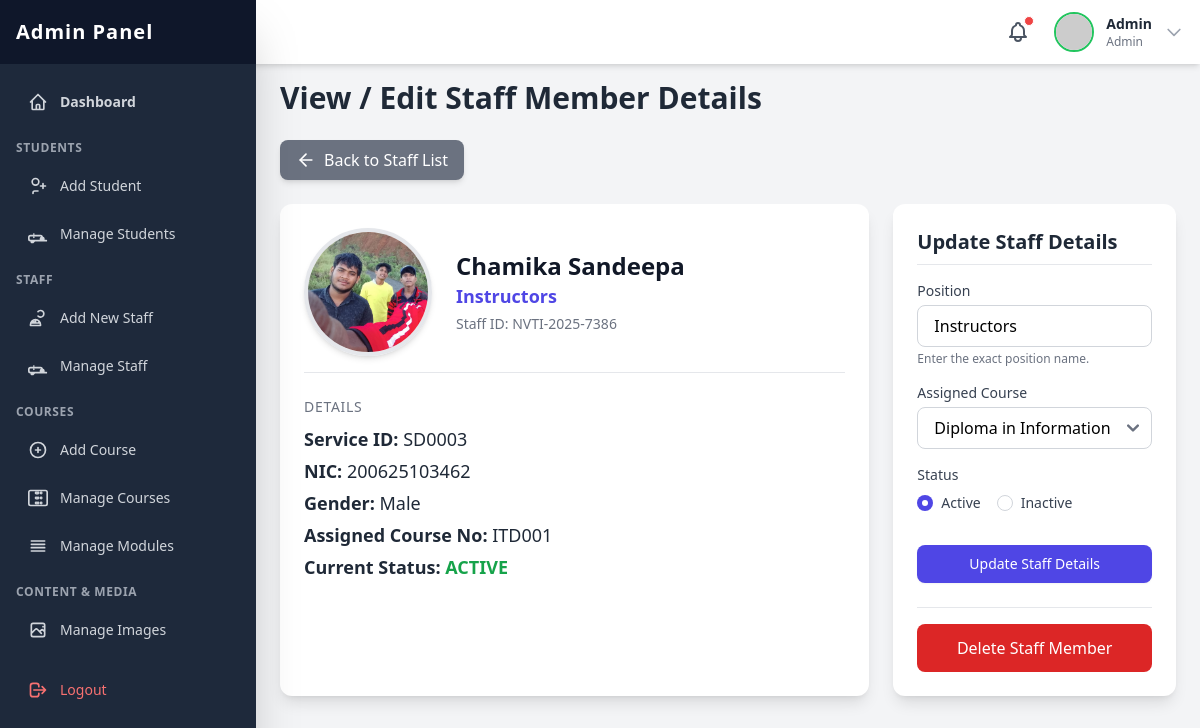
/admin/pages/view_staff_details.php?staff_id=NVTI-2025-7386 (signed in), run on the app's committed database.
### tables this page shows
CREATE TABLE `staff` (
  `id` int(11) NOT NULL,
  `staff_id` varchar(20) NOT NULL,
  `service_id` varchar(20) NOT NULL,
  `first_name` varchar(50) NOT NULL,
  `last_name` varchar(50) NOT NULL,
  `nic` varchar(15) NOT NULL,
  `gender` varchar(10) NOT NULL,
  `password` varchar(255) NOT NULL,
  `position` varchar(100) NOT NULL,
  `course_no` varchar(20) DEFAULT NULL,
  `profile_photo` varchar(255) DEFAULT NULL,
  `status` enum('active','inactive') NOT NULL DEFAULT 'active'
);

### admin/pages/view_staff_details.php (the view, shortened to what the rows shown need)
<?php
include_once('../include/header.php');
include_once('../../include/connection.php');
$staff_id_to_view = trim($_GET['staff_id']);
$query = "SELECT * FROM staff WHERE staff_id = ?";
$stmt = $con->prepare($query);
$stmt->bind_param("s", $staff_id_to_view);
$stmt->execute();
$result = $stmt->get_result();
if ($result->num_rows == 1) {
    $staff = $result->fetch_assoc();
    $photo_url = "https://placehold.co/150x150/a0aec0/ffffff?text=" . substr($staff['first_name'], 0, 1);
    if (!empty($staff['profile_photo']) && file_exists('../../uploads/profile_photos/' . $staff['profile_photo'])) {
        $photo_url = '../../uploads/profile_photos/' . $staff['profile_photo'];
    }
} else {
    echo "<div class='p-6'><p class='text-red-500'>Error: No staff member found with ID: " . htmlspecialchars($staff_id_to_view) . "</p></div>";
    $stmt->close();
    $con->close();
    include_once('../include/footer.php');
    exit();
}
?>
<h2 class="text-3xl font-bold text-gray-800 mb-6">View / Edit Staff Member Details</h2>
<div class="grid grid-cols-1 lg:grid-cols-3 gap-6">
    <div class="lg:col-span-2 bg-white p-6 rounded-xl shadow-lg">
        <div class="flex flex-col sm:flex-row items-center border-b pb-4 mb-6 gap-6">
            <img
                src="<?php echo $photo_url; ?>"
                alt="<?php echo htmlspecialchars($staff['first_name'] . ' ' . $staff['last_name']); ?>"
                class="w-32 h-32 rounded-full object-cover shadow-md flex-shrink-0 border-4 border-gray-200"
            >
            <div>
                <h3 class="text-2xl font-bold text-gray-900"><?php echo htmlspecialchars($staff['first_name'] . ' ' . $staff['last_name']); ?></h3>
                <p class="text-lg text-indigo-600 font-semibold"><?php echo htmlspecialchars($staff['position']); ?></p>
                <p class="text-sm text-gray-500 mt-1">Staff ID: <?php echo htmlspecialchars($staff['staff_id']); ?></p>
            </div>
        </div>
        <div class="space-y-4">
            <div>
                <div class="mt-2 text-lg text-gray-800 space-y-1">
                    <p><strong>Service ID:</strong> <?php echo htmlspecialchars($staff['service_id']); ?></p>
                    <p><strong>NIC:</strong> <?php echo htmlspecialchars($staff['nic']); ?></p>
                    <p><strong>Gender:</strong> <?php echo htmlspecialchars($staff['gender']); ?></p>
                     <?php if(!empty($staff['course_no'])): ?>
                     <p><strong>Assigned Course No:</strong> <?php echo htmlspecialchars($staff['course_no']); ?></p>
                     <?php endif; ?>
                     <p><strong>Current Status:</strong>
                        <?php if ($staff['status'] == 'active'): ?>
                            <span class="font-semibold text-green-600">ACTIVE</span>
                        <?php else: ?>
                            <span class="font-semibold text-red-600">INACTIVE</span>
                        <?php endif; ?>
                     </p>
                </div>
            </div>
        </div>
    </div>
    <div class="lg:col-span-1">
        <div class="bg-white p-6 rounded-xl shadow-lg sticky top-28">
            <form action="../lib/staff_action_handler.php" method="POST" class="space-y-4">
                <div>
                    <label for="position" class="block text-sm font-medium text-gray-700 mb-1">Position</label>
                    <input type="text" id="position" name="position" required
                           value="<?php echo htmlspecialchars($staff['position']); ?>"
                           class="w-full px-4 py-2 border border-gray-300 rounded-lg focus:outline-none focus:ring-2 focus:ring-indigo-500"
                           placeholder="e.g., Instructors, Clerk">
                     <p class="text-xs text-gray-500 mt-1">Enter the exact position name.</p>
                </div>
                <div>
                    <div class="flex items-center space-x-4">
                        <div class="flex items-center">
                            <input id="status_active" name="status" type="radio" value="active" <?php echo ($staff['status'] == 'active') ? 'checked' : ''; ?>
                                   class="h-4 w-4 text-indigo-600 border-gray-300 focus:ring-indigo-500">
                            <label for="status_active" class="ml-2 text-sm font-medium text-gray-700">Active</label>
                        </div>
                        <div class="flex items-center">
                            <input id="status_inactive" name="status" type="radio" value="inactive" <?php echo ($staff['status'] == 'inactive') ? 'checked' : ''; ?>
                                   class="h-4 w-4 text-indigo-600 border-gray-300 focus:ring-indigo-500">
                            <label for="status_inactive" class="ml-2 text-sm font-medium text-gray-700">Inactive</label>
                        </div>
                    </div>
                </div>
            </form>
        </div>
    </div>
</div>
<?php
include_once('../include/footer.php');
?>

### admin/include/header.php (shortened to what the rows shown need)
<?php
$admin_username = isset($_SESSION['admin_username']) ? $_SESSION['admin_username'] : null;
$admin_display_name = 'User';
$admin_display_type = 'Guest';
if ($admin_username) {
    include_once __DIR__ . '/../../include/connection.php';
    if (isset($con)) {
        $query_admin = "SELECT username, type FROM admin WHERE username = ?";
        $stmt_admin = $con->prepare($query_admin);
        if ($stmt_admin) {
            $stmt_admin->bind_param("s", $admin_username);
            $stmt_admin->execute();
            $result_admin = $stmt_admin->get_result();
            if ($result_admin->num_rows == 1) {
                $admin_data = $result_admin->fetch_assoc();
                $admin_display_name = htmlspecialchars($admin_data['username']);
                $admin_display_type = htmlspecialchars(ucfirst($admin_data['type']));
            }
        } else {
             error_log("Admin header: Failed to prepare admin query: " . $con->error);
        }
    } else {
        error_log("Admin header: Database connection not established in connection.php.");
    }
}
?>
<!DOCTYPE html>
<html lang="en">
<head>
    <script src="https://cdn.tailwindcss.com"></script>
    <link href="https://cdnjs.cloudflare.com/ajax/libs/flowbite/2.2.1/flowbite.min.css" rel="stylesheet" />
    <link rel="stylesheet" href="../css/webkit.css">
</head>
<body class="bg-gray-100 min-h-screen">
    <header class="fixed top-0 left-0 right-0 h-16 bg-white shadow-md z-30 flex items-center justify-between px-4 transition-all duration-300" id="page-header">
        <div class="flex items-center space-x-4 relative">
            <button id="avatarButton" type="button" data-dropdown-toggle="userDropdown" data-dropdown-placement="bottom-start" class="flex items-center space-x-3 cursor-pointer group">
                <div class="hidden sm:block text-sm text-left"> <p class="font-semibold text-gray-800"><?php echo $admin_display_name; ?></p>
                    <p class="text-xs text-gray-500"><?php echo $admin_display_type; ?></p>
                </div>
                </button>
            </div>
    </header>
    <div id="sidebar-wrapper">
        <nav class="fixed top-0 bottom-0 left-0 w-64 bg-slate-800 text-white z-40 transform -translate-x-full lg:translate-x-0 transition-transform duration-300 ease-in-out shadow-2xl" id="page-sidebar">
            <div class="h-16 bg-slate-900 flex items-center justify-between px-4">
                <h1 class="text-xl font-extrabold text-white tracking-wider">Admin Panel</h1>
            </div>
        </nav>
    </div>
    <main class="pt-20 p-6 lg:ml-64 transition-all duration-300" id="main-content">

### data on the page
staff: profile_photo (picture), first_name+last_name "Chamika Sandeepa", position "Instructors", staff "NVTI-2025-7386", service "SD0003", nic "200625103462", gender "Male", course_no "ITD001", status "☑ Active", status "☐ Inactive"

### other printed values
$admin_display_name "Admin"
$admin_display_type "Admin"
form field course_no "Diploma in Information Technology (ITD001)"
